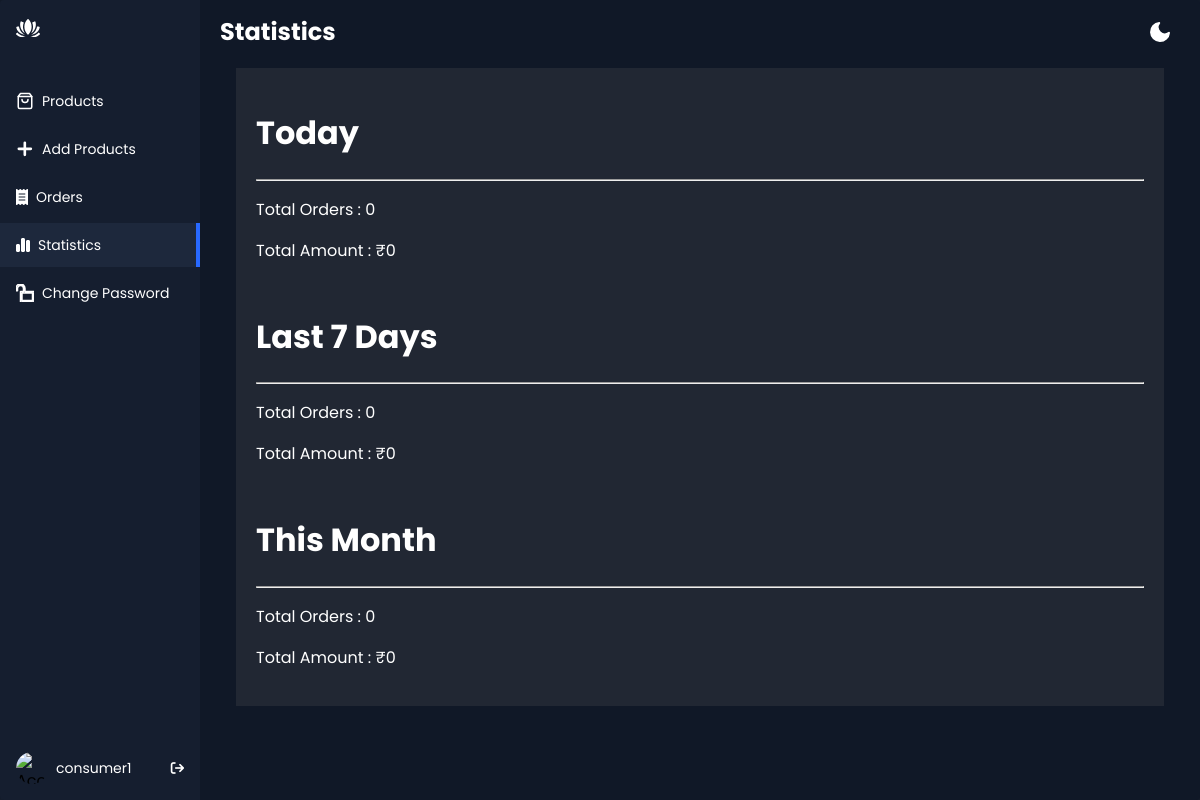
/statistics (signed in), run on an earlier commit of the app's database.
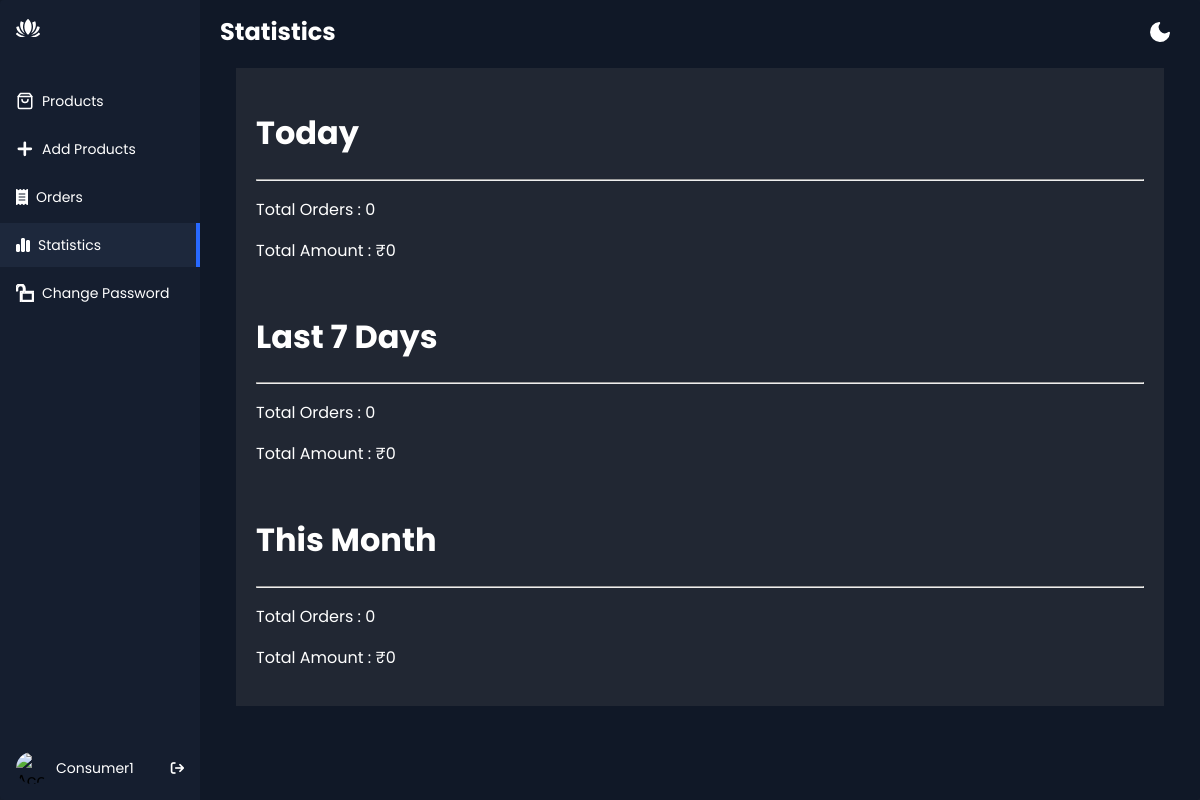
And on a later commit of the database.
### store/models.py (models this page shows)
class User(models.Model):
    email = models.CharField(max_length=50, primary_key=True)
    passwd = models.CharField(max_length=26, null=True)
    userType = models.CharField(max_length=20)
    phone = models.CharField(max_length=10)
    name = models.CharField(max_length=50)
    address = models.TextField(null=True)

### store/views.py (the view)
def statistics(request):
    user = User.objects.get(email = request.session['email'])
    today = OrderItems.objects.filter(product__manufacturer = request.session['email'], order__created = date.today())
    print(today)
    amt = 0
    for i in today:
        amt+=i.amount
    todayData = {'orders' : today.count, 'amount' : amt}
    amt = 0
    start = date.today().replace(day=1)
    month = OrderItems.objects.filter(product__manufacturer = request.session['email'],order__created__gte = start, order__created__lte = date.today())
    for i in month:
        amt+=i.amount
    monthData = {'orders' : month.count, 'amount' : amt}
    amt = 0
    start = date.today() - timedelta(days=7)
    week = OrderItems.objects.filter(product__manufacturer = request.session['email'],order__created__gte = start, order__created__lte = date.today())
    for i in week:
        amt+=i.amount
    weekData = {'orders' : week.count, 'amount' : amt}
    data = {'user' : user, 'today' : todayData, 'month' : monthData, 'week' : weekData}
    return render(request, 'farmer/home/statistics.html', data)

### templates/farmer/home/statistics.html (shortened to what this page needs)
{% load static %}
<!DOCTYPE html>
<html lang="en">
  <head>
    <link
      rel="stylesheet"
      href="https://cdnjs.cloudflare.com/ajax/libs/normalize/5.0.0/normalize.min.css"
    />
    <link rel="stylesheet" href="{% static 'farmer/home/style.css' %}" />
    <link
      rel="stylesheet"
      href="https://cdnjs.cloudflare.com/ajax/libs/font-awesome/6.4.2/css/all.min.css"
    />
  </head>
  <body>
    <div class="app-container">
      <div class="sidebar">
        <div class="sidebar-header">
          <div class="app-icon">
          </div>
        </div>
        <ul class="sidebar-list">
          <li class="sidebar-list-item">
            <a href="/home_farmer">
              <span>Products</span>
            </a>
          </li>
          <li class="sidebar-list-item">
            <a href="/add_products">
              <span>Add Products</span>
            </a>
          </li>
          <li class="sidebar-list-item">
            <a href="view-orders">
              <span>Orders</span>
            </a>
          </li>
          <li class="sidebar-list-item active">
            <a href="statistics">
              <span>Statistics</span>
            </a>
          </li>
          <li class="sidebar-list-item">
            <a href="change-password">
              <svg
                xmlns="http://www.w3.org/2000/svg"
                width="18"
                height="18"
                viewBox="0 0 24 24"
                fill="none"
                stroke="currentColor"
                stroke-width="2"
                stroke-linecap="round"
                stroke-linejoin="round"
              >
                <path
                  d="M12 10v-4c0-3.313-2.687-6-6-6s-6 2.687-6 6v3h2v-3c0-2.206 1.794-4 4-4s4 1.794 4 4v4h-4v14h18v-14h-12zm10 12h-14v-10h14v10z"
                />
              </svg>
              <span>Change Password</span>
            </a>
          </li>
        </ul>
        <div class="account-info">
          <div class="account-info-picture">
            <img
              src="https://img.freepik.com/premium-vector/man-avatar-profile-picture-vector-illustration_268834-538.jpg?w=740"
              alt="Account"
            />
          </div>
          <div class="account-info-name">{{ user.name }}</div>
          <button class="account-info-more">
            <a href="/logout" class="a-design"
              ><i class="fa-solid fa-arrow-right-from-bracket"></i
            ></a>
          </button>
        </div>
      </div>
      <div class="app-content">
        <div class="app-content-header">
          <h1 class="app-content-headerText">Statistics</h1>
          <button class="mode-switch" title="Switch Theme">
            <svg
              class="moon"
              fill="none"
              stroke="currentColor"
              stroke-linecap="round"
              stroke-linejoin="round"
              stroke-width="2"
              width="24"
              height="24"
              viewBox="0 0 24 24"
            >
              <defs></defs>
              <path d="M21 12.79A9 9 0 1111.21 3 7 7 0 0021 12.79z"></path>
            </svg>
          </button>
        </div>
        <div class="container">
          <h1 style="color: white">Today</h1>
          <hr />
          <p style="color: white">Total Orders : {{ today.orders }}</p>
          <p style="color: white">Total Amount : ₹{{ today.amount }}</p>
          <h1 style="margin-top: 50px; color: white">Last 7 Days</h1>
          <hr />
          <p style="color: white">Total Orders : {{ week.orders }}</p>
          <p style="color: white">Total Amount : ₹{{ week.amount }}</p>
          <h1 style="margin-top: 50px; color: white">This Month</h1>
          <hr />
          <p style="color: white">Total Orders : {{ month.orders }}</p>
          <p style="color: white">Total Amount : ₹{{ month.amount }}</p>
        </div>
      </div>
    </div>
  </body>
</html>

What changed in the data, as far as the page shows it:
changed User: name "consumer1" → "Consumer1"
